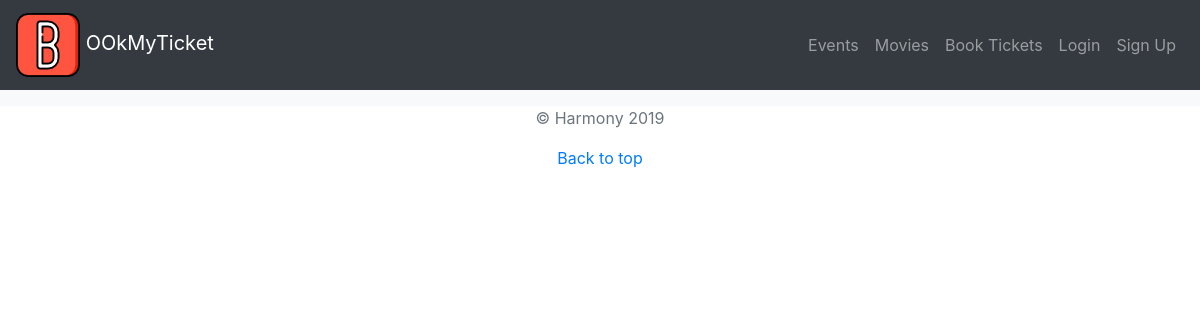
The app's page /movies/event_details, older data.
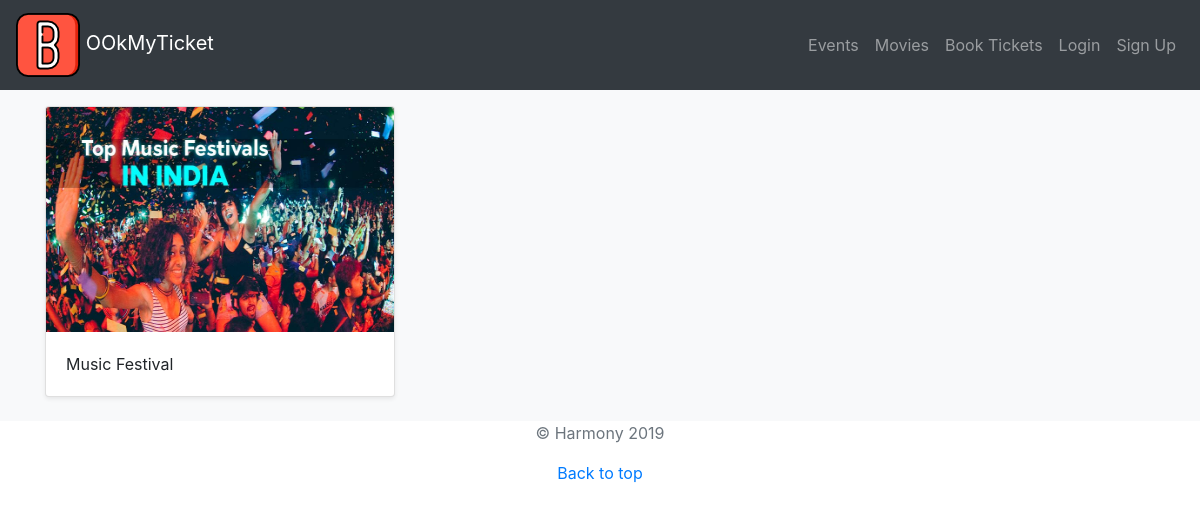
The same page, newer data.
### movie/models.py (models this page shows, shortened)
class event_detail(models.Model):
    event_image = models.ImageField(upload_to='images/')
    event_summary = models.CharField(max_length=200)

### movie/views.py (the view)
# urls.py: path('event_details', views.event, name='event')
def event(request):
    eve = event_detail.objects
    return render(request, 'events.html', {'eve':eve})

### movie/templates/events.html (shortened to what this page needs)
<!doctype html>
<html lang="en">
  {% load staticfiles %}
  <head>
    <link rel="stylesheet" href="https://stackpath.bootstrapcdn.com/bootstrap/4.3.1/css/bootstrap.min.css">
  </head>
  <body>
    <header>
  <nav class="navbar navbar-expand-lg navbar-dark bg-dark">
        <a class="navbar-brand" href="{% url 'home' %}">
        <img src="{% static 'logo.png' %}" class="d-inline-block align=top"/>
        OOkMyTicket</a>
        <div class="collapse navbar-collapse" id="navbarNav">
          <ul class="navbar-nav ml-auto">
              <li class="nav-item">
                <a class="nav-link" href="{% url 'event' %}">Events</a>
              </li>
            <a class="nav-link" href="{% url 'movie' %}">Movies </a>
              <a class="nav-link" href="{% url 'ticket' %}">Book Tickets</a>
              <a class="nav-link" href="{% url 'login' %}">Login</a>
               <a class="nav-link" href="{% url 'signup' %}">Sign Up</a>
              </ul>
        </div>
      </nav></header>
<main role="main">
  <div class="album  bg-light">
    <div class="container pt-3">
      <div class="row">
        {% for ev in eve.all %}
          <div class="col-md-4">
            <div class="card mb-4 shadow-sm">
            <img class="bd-placeholder-img card-img-top " width="100%" height="225" src = "{{ ev.event_image.url }}" />
              <div class="card-body">
                {{ ev.event_summary }}
                </div>
              </div>
            </div>
            {% endfor %}
          </div>
</main>
<footer class="text-muted">
  <div class="container text-center">
    <p> &copy; Harmony {% now "Y" %}</p>
      <a href="#">Back to top</a>
</footer>
<link rel="stylesheet" href="https://stackpath.bootstrapcdn.com/bootstrap/4.3.1/css/bootstrap.min.css">
</html>

Row changes from the older to the newer data that the page shows:
added event_detail: event_image (picture), event_summary "Music Festival"
